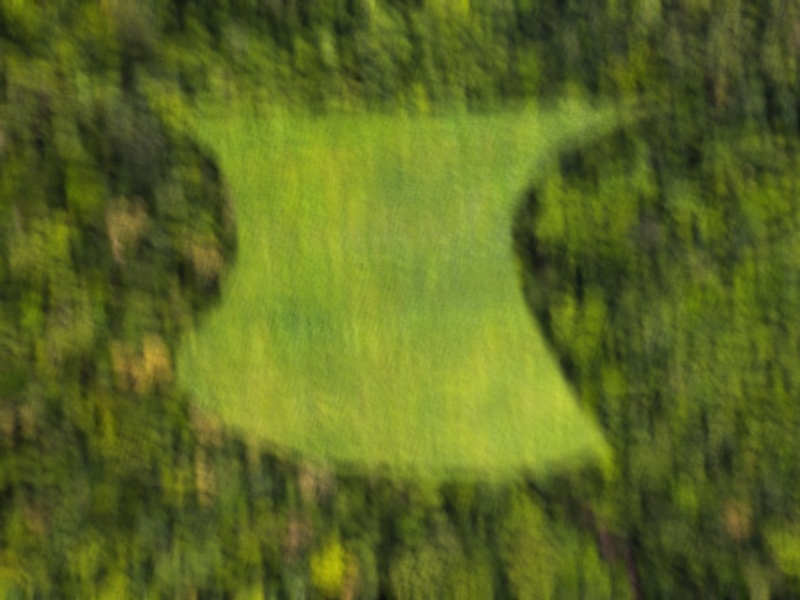
%> input picture input/img5.png, 800 x 600 px
$ octave Image_Recovry_and_Texture_Identification.m   (GNU Octave 9; MATLAB toolbox functions it lacks are replaced by stand-ins)
%> lines starting %> are read from the running program, lines starting %| are printed output that depends on the picture
### assumed_psf.m
function J=assumed_psf(B,k)

X=B(1,:); Y=B(2,:);
max_x=max(X); % storing max value of X
max_y=max(Y); % storing max value of Y
H=zeros(max_y+1,max_x+1);

[kxlim,kylim]=size(k);
H=padarray(H,[floor(kxlim/2),floor(kylim/2)],0,'both'); % padding the matrix H with 0 on the boundary.


C=X;X=Y;Y=C;
for i=1:size(B,2)
    row1 = X(i)+floor(kxlim/2)+1;
    column1 = Y(i)+floor(kylim/2)+1;
    row2 = row1+floor(kxlim/2);
    column2 = column1+floor(kylim/2);
    temp=H(row1-floor(kxlim/2):row2,column1-floor(kylim/2):column2);
    H(row1-floor(kxlim/2):row2,column1-floor(kylim/2):column2)= k+temp;

end


matsum=sum(H,"all");  % normalize the H matrix

for i=1:size(H,1)
    for j=1:size(H,2)
        H(i,j)= H(i,j)/matsum;
    end
end


J=flip(H);


end

### WallisFilter.m
function outputImage = WallisFilter(inputImage, desiredMean, desiredStdDev, Amax, percentage, windowWidth, preSmooth)
outputImage = []; % Initialize
% Making sure the window width is odd.  If it's not, add 1 to make it odd.
if mod(windowWidth, 2) == 0
		windowWidth = windowWidth+1;
end
% Get a double copy of the image.
dblImage = double(inputImage); % Cast to double from whatever it is on input.

% Optionally, smooth the image with a gaussian blur beforehand, if specified.
if preSmooth
	gauss_blur = fspecial('gaussian', windowWidth, 1);
	dblImage = conv2(dblImage, gauss_blur, 'same');
end

% Make an image of all ones the same size as the input image.
uniformImage = ones(size(dblImage));
% Make a convolution kernel of all ones to integrate the gray level within the window.
kernel = ones(windowWidth);
% Make a new image where pixel value is the sum of gray levels within the sliding window.
sumImage = conv2(dblImage, kernel, 'same');
% Make a new image where pixel value is the COUNT of pixels within the sliding window.  Will be smaller near the edges of the image.
countImage = conv2(uniformImage, kernel, 'same');

% Get the sliding mean image.
localMeanImage = sumImage ./ countImage;
% Compute the variance image = <(x-xBar).^2>
D = conv2((dblImage - localMeanImage).^2, kernel, 'same') / (windowWidth^2);
% Compute local standard deviation by taking the square root of the variance image.
D = sqrt(D);

% Apply the Wallis formula scaling.
G = (dblImage - localMeanImage) .* Amax .* desiredStdDev ./ (Amax .* D + desiredStdDev) + percentage * desiredMean + (1-percentage) * localMeanImage;

% Clip values.
%  image should not be less than 0.
G(G < 0) = 0;
% image should not be more than the max.
maxPossibleGrayLevel = intmax(class(inputImage));
G(G > maxPossibleGrayLevel) = maxPossibleGrayLevel;

% Cast back to the same class as the input image.
outputImage = cast(G, 'like', inputImage);
end

### training_phase.m
function MODEL = training_phase(T_cell)
dim=size(T_cell);
N=dim(2);
MODEL = zeros(N, 9);


     for n = 1:N
        for k = 1:9
            A = conv2(T_cell{n}, laws_kernel(k), 'same');
            h = size(T_cell{n},1);
            w = size(T_cell{n},2);
            sum = 0;
            for x = 1:h
                for y = 1:w
                    sum = sum + A(x,y)^2;
                end
            end
            MODEL(n, k) = (1 / (h * w)) * sum;
        end
    end

end

### recognition_phase.m
function ClassMap = recognition_phase(I, MODEL)

 dim=size(I);
 ClassMap=zeros(dim);
 N = (1/(15*15)) * ones(15);

 h = dim(1);
 w = dim(2);
 BB = [];

    for k = 1:9
        B = conv2(I, laws_kernel(k), 'same');
        B_new = conv2(B.^2, N, 'same');
        BB = cat(3,BB,B_new);
    end

    for x = 1:h
        for y = 1:w
            sum_abs_diff = zeros(1,size(MODEL, 1));
            %difference=zeros(1,size(MODEL, 2));
            for n = 1:size(MODEL,1)
                difference=zeros(1,size(MODEL, 2));
                for a=1:size(BB,3)
                    difference(a) = abs(BB(x,y,a) -  MODEL(n,a));
                end
                sum_abs_diff(n) = sum(difference);
            end
            [~, index] = min(sum_abs_diff);
            ClassMap(x,y) = index;
        end
    end

end

### Image_Recovry_and_Texture_Identification.m
current=cd;  % this corresponds to the current folder
myfolder=(fullfile(cd,'input')); %this is the folder where the images to be proccessed are.
cd(myfolder); %  Change current working directory.

name_of_the_image='img5.png'; % Please enter the name of the image you would like to process here

I = imread(name_of_the_image);
%> I is the input picture: size 600x800x3 uint8; mean R, G, B 92.1, 105.5, 34.3

if (name_of_the_image== 'img1.png')
    fileID= 'loc1.txt';
elseif (name_of_the_image== 'img2.png')
    fileID= 'loc2.txt';
elseif (name_of_the_image== 'img3.png')
    fileID= 'loc3.txt';
elseif (name_of_the_image== 'img4.png')
    fileID= 'loc4.txt';
elseif (name_of_the_image== 'img5.png')
    fileID= 'loc5.txt';
end
formatSpec = '%f';
f = fopen(fileID,'r');
A = fscanf(f,formatSpec);
B=[transpose(A(1:20,1)); transpose(A(21:40,1))];
fclose('all');
cd(current); % back to the previous directory, where the other functions to be used for this task are
k = fspecial('gaussian', 9, 1);

assumedPSF=assumed_psf(B,k);

figure;
subplot(1,2,1);
plot(B(1,:),B(2,:))
title('GPS / IMU data')
subplot(1,2,2);
imagesc(assumedPSF);
colormap(gray); colorbar;
title('Assumed PSF');

% implementation of the RL deconv
img=zeros(size(I));
for n=1:3
    fft_image1=fft2(I(:,:,n));
    OTF = psf2otf(assumedPSF,size(fft_image1));
    u=fft_image1;
    for i=1:20
        temp=(fft_image1./(u .* OTF)) .* flip(OTF); % R-L deconvolution
        temp=ifft2(abs(temp));

        u=abs(ifft2(u));

        u= u .* temp;
        u=fft2(u);
    end
    img(:,:,n)=u;
end
%imshow(mat2gray(abs(ifftn(img))),[])

J=deconvlucy(I,assumedPSF);
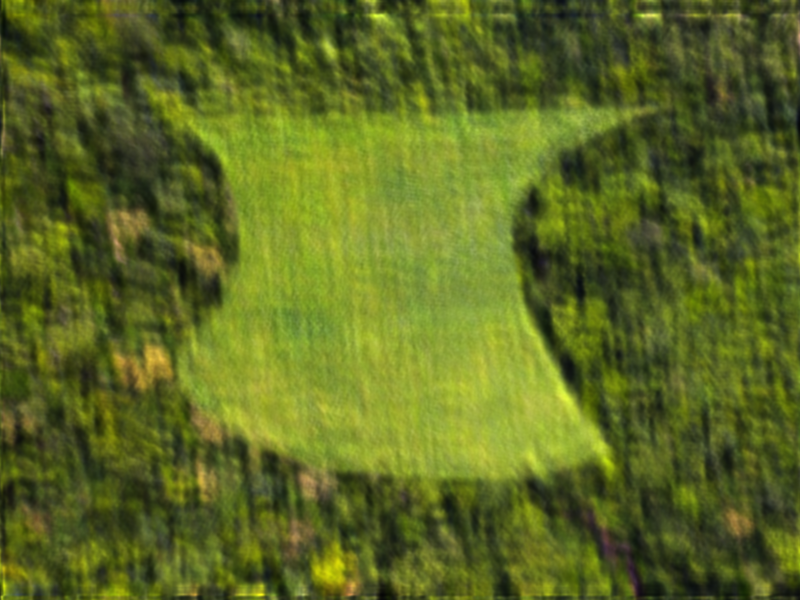
%> J: size 600x800x3 uint8; mean R, G, B 92.1, 105.5, 34.3; mean of the top-left, top-right, bottom-left and bottom-right quarters 76, 73.8, 80, 79.5


figure;
subplot(1,2,1)
imshow(I)
title('Orginal (degraded) image')
subplot(1,2,2)
imshow(J)
title('Restored (R-L deconv.) Image')

% Wallis filter

for i=1:3
    outputImage = WallisFilter(J(:,:,i), 0.9*mean2(J(:,:,i)), 0.9*std2(J(:,:,i)),5, 0.1, 9, false);
    I(:,:,i)=outputImage;
end
%> this loop made 3 passes
%> pass 1, in WallisFilter, `dblImage = double(inputImage);`:
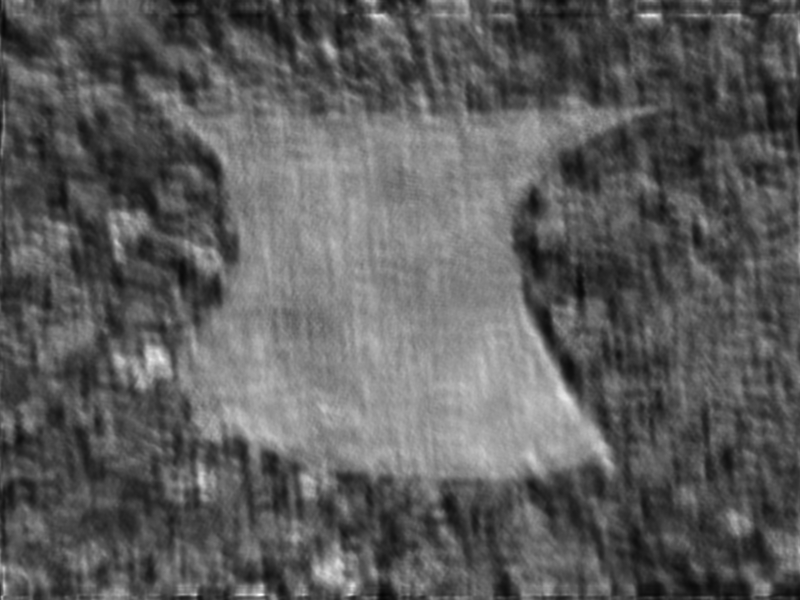
%> dblImage: size 600x800 double; min 5, max 253, mean 92.1
%> pass 1, in WallisFilter, `sumImage = conv2(dblImage, kernel, 'same');`:
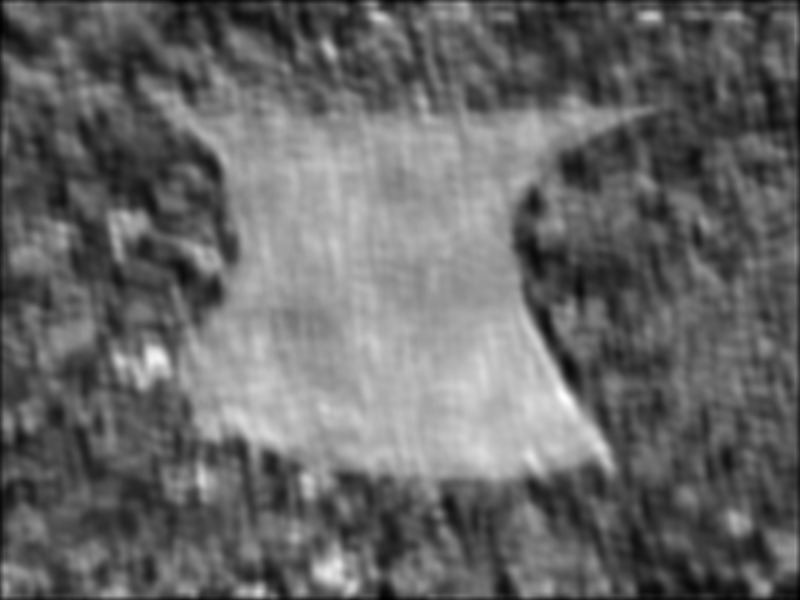
%> sumImage: size 600x800 double; min 663, max 17373, mean 7420.6; drawn with min black and max white
%> pass 1, in WallisFilter, `D = conv2((dblImage - localMeanImage).^2, kernel, 'same') / (windowWid..`:
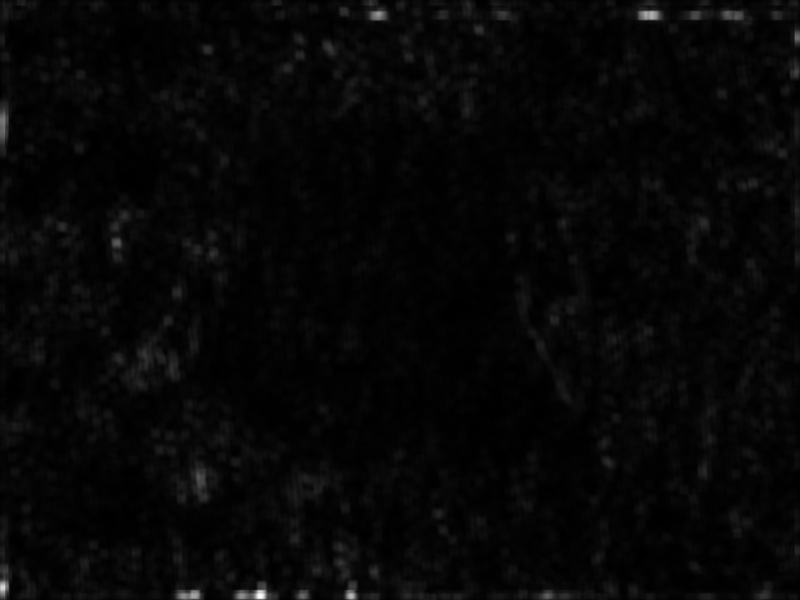
%> D: size 600x800 double; min 0.875, max 1530.8, mean 42.9; drawn with min black and max white


figure;
subplot(1,2,1)
imshow(J)
title('Restored (R-L deconv.) Image')
subplot(1,2,2)
imshow(I)
title('Wallis filtered deconvolved image')

% texture Identification
% training phase and recognition phase
num=1;
if (name_of_the_image== 'img1.png')
    y_start=540;x_start=140; y_extend=50;x_extend=50;
    texture1=[x_start,y_start,x_extend,y_extend];
    y_start=350;x_start=360; y_extend=100;x_extend=95;
    texture2=[x_start,y_start,x_extend,y_extend];
    y_start=300;x_start=20; y_extend=100;x_extend=100;
    texture3=[x_start,y_start,x_extend,y_extend];
    img1_training={texture1,texture2,texture3};
elseif(name_of_the_image== 'img2.png')
    x_start=150;y_start=300; x_extend=100;y_extend=100;
    texture1=[x_start,y_start,x_extend,y_extend];
    x_start=620;y_start=440; x_extend=100;y_extend=100;
    texture2=[x_start,y_start,x_extend,y_extend];
    x_start=350;y_start=230; x_extend=20;y_extend=70;
    texture3=[x_start,y_start,x_extend,y_extend];
    img2_training={texture1,texture2,texture3};
elseif(name_of_the_image== 'img3.png')
    x_start=150;y_start=1; x_extend=100;y_extend=100;
    texture1=[x_start,y_start,x_extend,y_extend];
    x_start=600;y_start=500; x_extend=100;y_extend=100;
    texture2=[x_start,y_start,x_extend,y_extend];
    x_start=450;y_start=350; x_extend=100;y_extend=100;
    texture3=[x_start,y_start,x_extend,y_extend];
    img3_training={texture1,texture2,texture3};
elseif(name_of_the_image== 'img4.png')
    x_start=200;y_start=30; x_extend=100;y_extend=100;
    texture1=[x_start,y_start,x_extend,y_extend];
    x_start=460;y_start=80; x_extend=100;y_extend=100;
    texture2=[x_start,y_start,x_extend,y_extend];
    x_start=120;y_start=460; x_extend=100;y_extend=100;
    texture3=[x_start,y_start,x_extend,y_extend];
    img4_training={texture1,texture2,texture3};
elseif(name_of_the_image== 'img5.png')
    num=5;
    x_start=250;y_start=150; x_extend=100;y_extend=100;
    texture1=[x_start,y_start,x_extend,y_extend];
    x_start=600;y_start=300; x_extend=100;y_extend=100;
    texture2=[x_start,y_start,x_extend,y_extend];
    img5_training={texture1,texture2};
end

G=zeros(size(I,1),size(I,2));
V=G;


for i=1:3
    I_new=(I(:,:,i));
if(num==1)
    T1=imcrop(I_new,texture1);
    T2=imcrop(I_new,texture2);
    T3=imcrop(I_new,texture3);
    T_cell = {T1, T2, T3};
else
    T1=imcrop(I_new,texture1);
    T2=imcrop(I_new,texture2);
    T_cell = {T1, T2};
end
MODEL = training_phase(T_cell);


%> (the run ends here)
